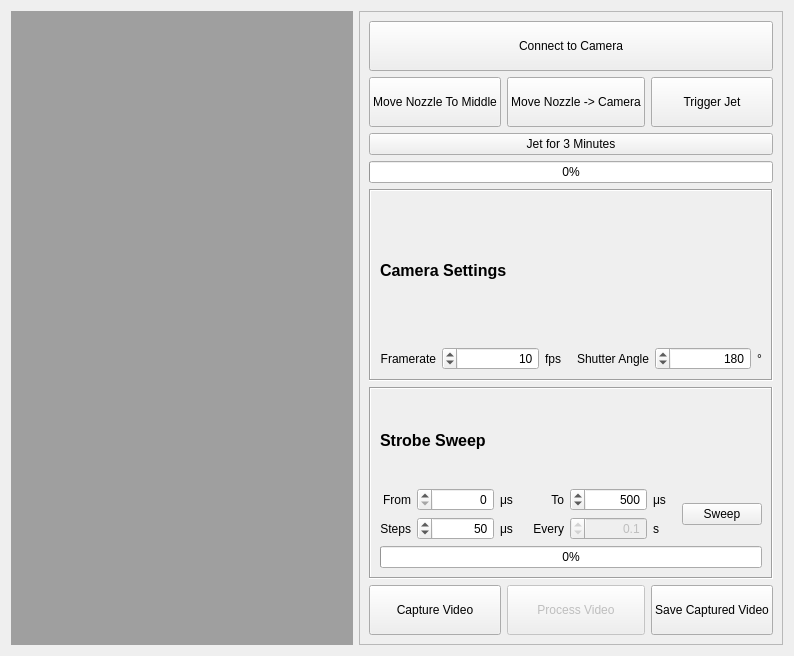
<?xml version="1.0" encoding="UTF-8"?>
<ui version="4.0">
 <class>DropletObservationWidget</class>
 <widget class="QWidget" name="DropletObservationWidget">
  <property name="geometry">
   <rect>
    <x>0</x>
    <y>0</y>
    <width>794</width>
    <height>656</height>
   </rect>
  </property>
  <property name="windowTitle">
   <string>Form</string>
  </property>
  <layout class="QGridLayout" name="gridLayout" columnstretch="1,0">
   <item row="0" column="0">
    <widget class="QMdiArea" name="mdiArea"/>
   </item>
   <item row="0" column="1">
    <widget class="QFrame" name="frame">
     <property name="frameShape">
      <enum>QFrame::StyledPanel</enum>
     </property>
     <property name="frameShadow">
      <enum>QFrame::Raised</enum>
     </property>
     <layout class="QGridLayout" name="gridLayout_frame" columnstretch="0,0,0">
      <item row="1" column="2">
       <widget class="QPushButton" name="TriggerJetButton">
        <property name="font">
         <font>
          <bold>false</bold>
          <underline>false</underline>
         </font>
        </property>
        <property name="text">
         <string>
Trigger Jet
</string>
        </property>
        <property name="flat">
         <bool>false</bool>
        </property>
       </widget>
      </item>
      <item row="1" column="1">
       <widget class="QPushButton" name="moveToCameraButton">
        <property name="font">
         <font>
          <bold>false</bold>
          <underline>false</underline>
         </font>
        </property>
        <property name="text">
         <string>
Move Nozzle -&gt; Camera
</string>
        </property>
        <property name="flat">
         <bool>false</bool>
        </property>
       </widget>
      </item>
      <item row="1" column="0">
       <widget class="QPushButton" name="moveToMiddleButton">
        <property name="text">
         <string>
Move Nozzle To Middle
</string>
        </property>
       </widget>
      </item>
      <item row="0" column="0" colspan="3">
       <widget class="QPushButton" name="connectButton">
        <property name="font">
         <font>
          <bold>false</bold>
          <underline>false</underline>
         </font>
        </property>
        <property name="text">
         <string>
Connect to Camera
</string>
        </property>
        <property name="flat">
         <bool>false</bool>
        </property>
       </widget>
      </item>
      <item row="9" column="0" colspan="3">
       <widget class="QFrame" name="cameraSettingsFrame">
        <property name="enabled">
         <bool>true</bool>
        </property>
        <property name="sizePolicy">
         <sizepolicy hsizetype="Preferred" vsizetype="Preferred">
          <horstretch>0</horstretch>
          <verstretch>0</verstretch>
         </sizepolicy>
        </property>
        <property name="frameShape">
         <enum>QFrame::Box</enum>
        </property>
        <property name="frameShadow">
         <enum>QFrame::Sunken</enum>
        </property>
        <layout class="QGridLayout" name="gridLayout_2">
         <item row="1" column="0">
          <widget class="QLabel" name="label_9">
           <property name="text">
            <string>Framerate</string>
           </property>
           <property name="alignment">
            <set>Qt::AlignRight|Qt::AlignTrailing|Qt::AlignVCenter</set>
           </property>
          </widget>
         </item>
         <item row="0" column="0" colspan="3">
          <widget class="QLabel" name="label_18">
           <property name="font">
            <font>
             <pointsize>12</pointsize>
             <bold>true</bold>
            </font>
           </property>
           <property name="text">
            <string>Camera Settings</string>
           </property>
          </widget>
         </item>
         <item row="1" column="4">
          <widget class="QSpinBox" name="shutterAngleSpinBox">
           <property name="sizePolicy">
            <sizepolicy hsizetype="Expanding" vsizetype="Fixed">
             <horstretch>0</horstretch>
             <verstretch>0</verstretch>
            </sizepolicy>
           </property>
           <property name="layoutDirection">
            <enum>Qt::RightToLeft</enum>
           </property>
           <property name="alignment">
            <set>Qt::AlignRight|Qt::AlignTrailing|Qt::AlignVCenter</set>
           </property>
           <property name="maximum">
            <number>360</number>
           </property>
           <property name="value">
            <number>180</number>
           </property>
          </widget>
         </item>
         <item row="1" column="3">
          <widget class="QLabel" name="label_15">
           <property name="text">
            <string>Shutter Angle</string>
           </property>
           <property name="alignment">
            <set>Qt::AlignRight|Qt::AlignTrailing|Qt::AlignVCenter</set>
           </property>
          </widget>
         </item>
         <item row="1" column="2">
          <widget class="QLabel" name="label_12">
           <property name="sizePolicy">
            <sizepolicy hsizetype="Minimum" vsizetype="Preferred">
             <horstretch>0</horstretch>
             <verstretch>0</verstretch>
            </sizepolicy>
           </property>
           <property name="text">
            <string>fps   </string>
           </property>
          </widget>
         </item>
         <item row="1" column="1">
          <widget class="QSpinBox" name="cameraFPSSpinBox">
           <property name="sizePolicy">
            <sizepolicy hsizetype="Expanding" vsizetype="Fixed">
             <horstretch>0</horstretch>
             <verstretch>0</verstretch>
            </sizepolicy>
           </property>
           <property name="layoutDirection">
            <enum>Qt::RightToLeft</enum>
           </property>
           <property name="alignment">
            <set>Qt::AlignRight|Qt::AlignTrailing|Qt::AlignVCenter</set>
           </property>
           <property name="minimum">
            <number>1</number>
           </property>
           <property name="maximum">
            <number>100</number>
           </property>
           <property name="value">
            <number>10</number>
           </property>
          </widget>
         </item>
         <item row="1" column="5">
          <widget class="QLabel" name="label_16">
           <property name="sizePolicy">
            <sizepolicy hsizetype="Minimum" vsizetype="Preferred">
             <horstretch>0</horstretch>
             <verstretch>0</verstretch>
            </sizepolicy>
           </property>
           <property name="text">
            <string>°</string>
           </property>
          </widget>
         </item>
        </layout>
       </widget>
      </item>
      <item row="15" column="0" colspan="3">
       <widget class="QFrame" name="sweepFrame">
        <property name="frameShape">
         <enum>QFrame::Box</enum>
        </property>
        <property name="frameShadow">
         <enum>QFrame::Sunken</enum>
        </property>
        <layout class="QGridLayout" name="gridLayout_3">
         <item row="1" column="0">
          <widget class="QLabel" name="label">
           <property name="text">
            <string>From</string>
           </property>
           <property name="alignment">
            <set>Qt::AlignRight|Qt::AlignTrailing|Qt::AlignVCenter</set>
           </property>
          </widget>
         </item>
         <item row="2" column="0">
          <widget class="QLabel" name="label_5">
           <property name="text">
            <string>Steps</string>
           </property>
           <property name="alignment">
            <set>Qt::AlignRight|Qt::AlignTrailing|Qt::AlignVCenter</set>
           </property>
          </widget>
         </item>
         <item row="1" column="3">
          <widget class="QLabel" name="label_2">
           <property name="text">
            <string>To</string>
           </property>
           <property name="alignment">
            <set>Qt::AlignRight|Qt::AlignTrailing|Qt::AlignVCenter</set>
           </property>
          </widget>
         </item>
         <item row="2" column="4">
          <widget class="QDoubleSpinBox" name="sweepDelaySpinBox">
           <property name="enabled">
            <bool>false</bool>
           </property>
           <property name="layoutDirection">
            <enum>Qt::RightToLeft</enum>
           </property>
           <property name="alignment">
            <set>Qt::AlignRight|Qt::AlignTrailing|Qt::AlignVCenter</set>
           </property>
           <property name="decimals">
            <number>1</number>
           </property>
           <property name="singleStep">
            <double>0.100000000000000</double>
           </property>
           <property name="value">
            <double>0.100000000000000</double>
           </property>
          </widget>
         </item>
         <item row="2" column="5">
          <widget class="QLabel" name="label_8">
           <property name="text">
            <string>s</string>
           </property>
          </widget>
         </item>
         <item row="1" column="5">
          <widget class="QLabel" name="label_3">
           <property name="text">
            <string>μs   </string>
           </property>
          </widget>
         </item>
         <item row="1" column="4">
          <widget class="QSpinBox" name="endTimeSpinBox">
           <property name="sizePolicy">
            <sizepolicy hsizetype="Expanding" vsizetype="Fixed">
             <horstretch>0</horstretch>
             <verstretch>0</verstretch>
            </sizepolicy>
           </property>
           <property name="layoutDirection">
            <enum>Qt::RightToLeft</enum>
           </property>
           <property name="alignment">
            <set>Qt::AlignRight|Qt::AlignTrailing|Qt::AlignVCenter</set>
           </property>
           <property name="maximum">
            <number>1000</number>
           </property>
           <property name="value">
            <number>500</number>
           </property>
          </widget>
         </item>
         <item row="1" column="1">
          <widget class="QSpinBox" name="startTimeSpinBox">
           <property name="sizePolicy">
            <sizepolicy hsizetype="Expanding" vsizetype="Fixed">
             <horstretch>0</horstretch>
             <verstretch>0</verstretch>
            </sizepolicy>
           </property>
           <property name="layoutDirection">
            <enum>Qt::RightToLeft</enum>
           </property>
           <property name="alignment">
            <set>Qt::AlignRight|Qt::AlignTrailing|Qt::AlignVCenter</set>
           </property>
           <property name="maximum">
            <number>100</number>
           </property>
          </widget>
         </item>
         <item row="1" column="2">
          <widget class="QLabel" name="label_4">
           <property name="text">
            <string>μs    </string>
           </property>
          </widget>
         </item>
         <item row="2" column="2">
          <widget class="QLabel" name="label_6">
           <property name="text">
            <string>μs</string>
           </property>
          </widget>
         </item>
         <item row="2" column="1">
          <widget class="QSpinBox" name="stepTimeSpinBox">
           <property name="layoutDirection">
            <enum>Qt::RightToLeft</enum>
           </property>
           <property name="alignment">
            <set>Qt::AlignRight|Qt::AlignTrailing|Qt::AlignVCenter</set>
           </property>
           <property name="maximum">
            <number>100</number>
           </property>
           <property name="value">
            <number>50</number>
           </property>
          </widget>
         </item>
         <item row="1" column="6" rowspan="2">
          <widget class="QPushButton" name="sweepButton">
           <property name="text">
            <string>Sweep</string>
           </property>
          </widget>
         </item>
         <item row="2" column="3">
          <widget class="QLabel" name="label_7">
           <property name="text">
            <string>Every</string>
           </property>
           <property name="alignment">
            <set>Qt::AlignRight|Qt::AlignTrailing|Qt::AlignVCenter</set>
           </property>
          </widget>
         </item>
         <item row="0" column="0" colspan="7">
          <widget class="QLabel" name="label_17">
           <property name="font">
            <font>
             <pointsize>12</pointsize>
             <bold>true</bold>
            </font>
           </property>
           <property name="text">
            <string>Strobe Sweep</string>
           </property>
          </widget>
         </item>
         <item row="3" column="0" colspan="7">
          <widget class="QProgressBar" name="sweepProgressBar">
           <property name="value">
            <number>0</number>
           </property>
          </widget>
         </item>
        </layout>
       </widget>
      </item>
      <item row="16" column="0">
       <widget class="QPushButton" name="takeVideoButton">
        <property name="font">
         <font>
          <bold>false</bold>
          <underline>false</underline>
         </font>
        </property>
        <property name="text">
         <string>
Capture Video
</string>
        </property>
        <property name="flat">
         <bool>false</bool>
        </property>
       </widget>
      </item>
      <item row="16" column="2">
       <widget class="QPushButton" name="SaveVideoButton">
        <property name="font">
         <font>
          <bold>false</bold>
          <underline>false</underline>
         </font>
        </property>
        <property name="text">
         <string>
Save Captured Video
</string>
        </property>
        <property name="flat">
         <bool>false</bool>
        </property>
       </widget>
      </item>
      <item row="16" column="1">
       <widget class="QPushButton" name="pushButton_2">
        <property name="enabled">
         <bool>false</bool>
        </property>
        <property name="text">
         <string>
Process Video
</string>
        </property>
       </widget>
      </item>
      <item row="2" column="0" colspan="3">
       <widget class="QPushButton" name="jetForMinutesButton">
        <property name="text">
         <string>Jet for 3 Minutes</string>
        </property>
       </widget>
      </item>
      <item row="3" column="0" colspan="3">
       <widget class="QProgressBar" name="jetProgressBar">
        <property name="enabled">
         <bool>true</bool>
        </property>
        <property name="value">
         <number>0</number>
        </property>
       </widget>
      </item>
     </layout>
    </widget>
   </item>
  </layout>
 </widget>
 <resources/>
 <connections/>
</ui>
